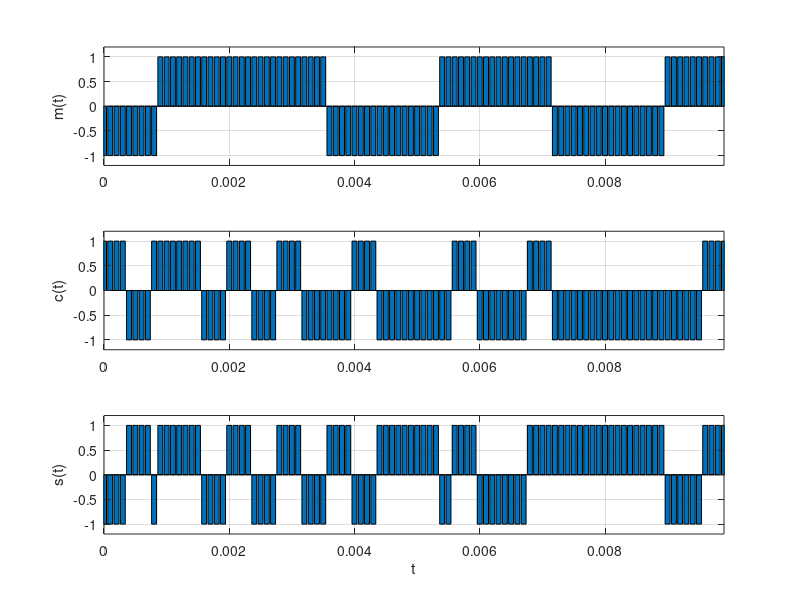
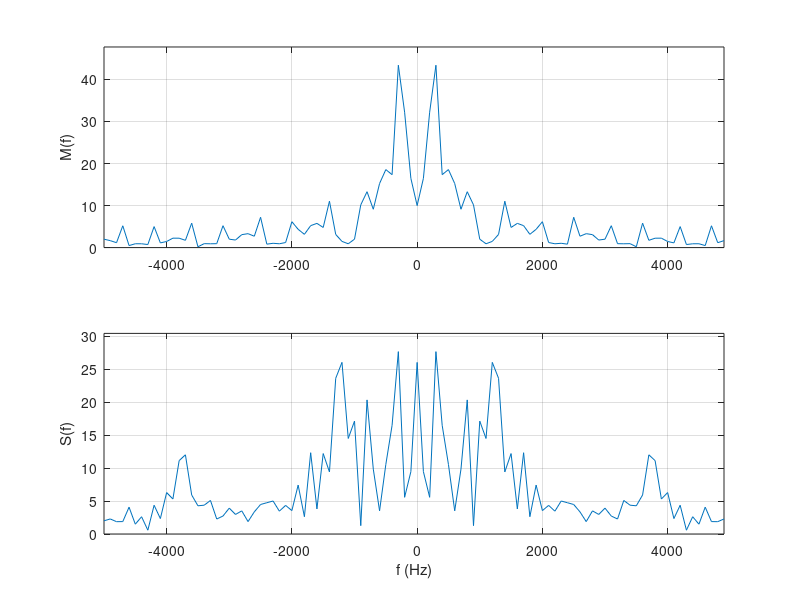
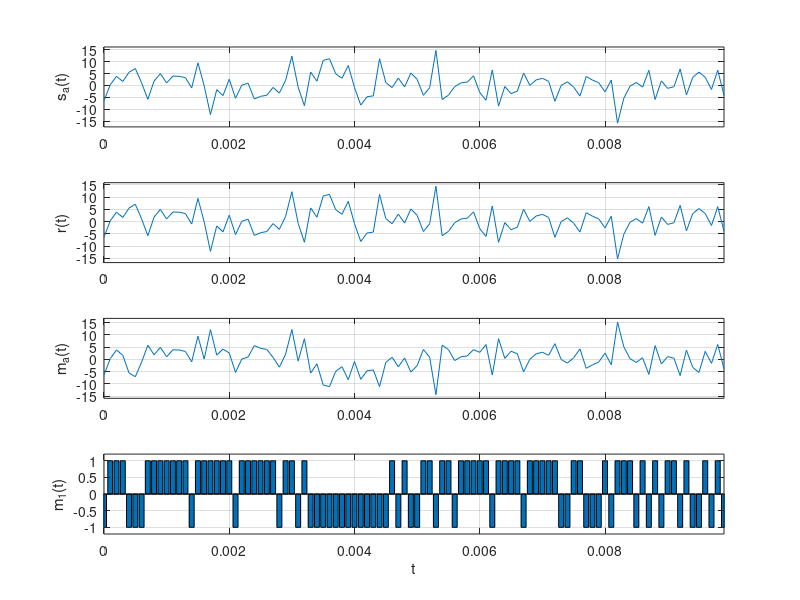

Here is the MATLAB script that generated these plots, in order:
%
% simulation of spread spectrum
%
clear all; clf
f0=input(' frequency of analog carrier (2,000 to 200,000)?  ')
sigma=input(' variance of additive noise (0 to 1)?   ')
%  message
m1=rand(1,12)>0.5; m1=(m1-0.5)*2;
m=zeros(1,100);
m(1:9:100)=m1;
h=ones(1,9);
m=filter(h,1,m);
% spreading code
c1=rand(1,25)>0.5; c1=(c1-0.5)*2;
c=zeros(1,100);
c(1:4:100)=c1;
h1=ones(1,4);
c=filter(h1,1,c);
Ts=0.0001;t=[0:99]*Ts;
s=m.*c;

figure(1)
subplot(311)
bar(t,m); axis([0 max(t) -1.2 1.2]); grid; ylabel('m(t)')
subplot(312)
bar(t,c); axis([0 max(t) -1.2 1.2]); grid; ylabel('c(t)')
subplot(313)
bar(t,s); axis([0 max(t) -1.2 1.2]); grid; ylabel('s(t)'); xlabel('t')

% spectrum of message and spread message
M=fftshift(abs(fft(m)));
S=fftshift(abs(fft(s)));
N=length(M); K=[0:N-1]; w=2*K*pi/N-pi; f=w/(2*pi*Ts);
figure(2)
subplot(211)
plot(f,M); grid; axis([min(f) max(f) 0 1.1*max(M)]); ylabel('M(f)')
subplot(212)
plot(f,S); grid; axis([min(f) max(f) 0 1.1*max(S)]); ylabel('S(f)');xlabel('f (Hz)')
% analog modulation
sa=s.*cos(2*pi*f0*t);
noise=sigma*randn(1,length(s));
SNR=10*log10(var(sa)/var(noise))
sa=sa+noise;
% analog demodulation
r=sa.*cos(2*pi*f0*t);
% despreading
ma=r.*c;
for k=1:length(ma);
if ma(k)>0
    m1(k)=1;
else
    m1(k)=-1;
end
end

figure(3)
subplot(411)
plot(t,sa); axis([0 max(t) 1.1*min(sa) 1.1*max(sa)]); grid; ylabel('s_a(t)')
subplot(412)
plot(t,r); axis([0 max(t) 1.1*min(r) 1.1*max(r)]); grid; ylabel('r(t)')
subplot(413)
plot(t,ma); axis([0 max(t) 1.1*min(ma) 1.1*max(ma)]); grid; ylabel('m_a(t)')
subplot(414)
bar(t,m1); axis([0 max(t) -1.2 1.2]);grid; ylabel('m_1(t)'); xlabel('t') 
error=sum(abs((m-m1)/2))/100
